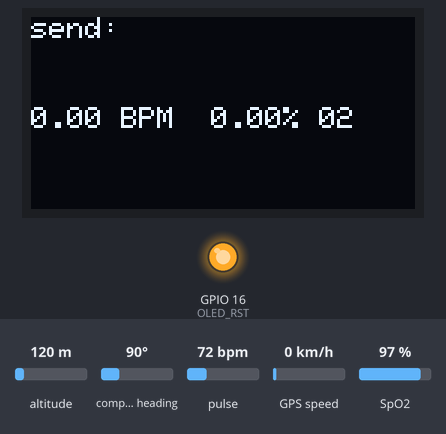
Recording of a program running on a simulated ESP32. Shown: 128×64 one-colour display, output pins drawn as LEDs (lit = HIGH). Inputs (shaded band) come from the test bench; at power-on: pulse 72 bpm, SpO2 97 %, altitude 120 m, compass heading 90°, GPS speed 0 km/h. The GPS gets a fix after 3 s at 37.7749, -122.4194 with 8 satellites; no radio packets arrive unless stated; what the program prints to the serial monitor is not drawn.

Above: at 1.3 s.
1.4 s: pulse set to 42 bpm
At 4.0 s:
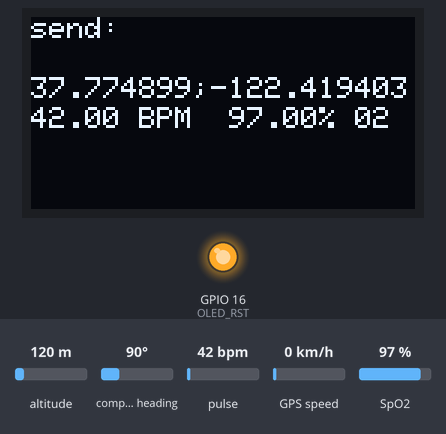
5.2 s: SpO2 set to 80 %
At 6.0 s:
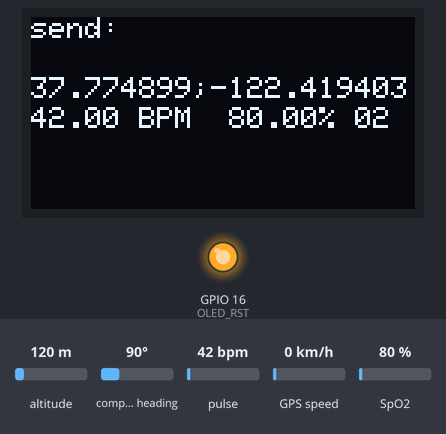
6.8 s: pulse set to 70 bpm
At 7.3 s:
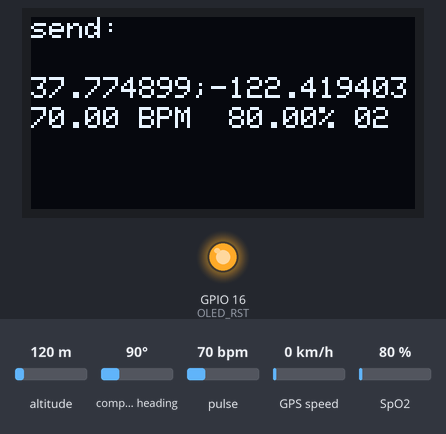
8.3 s: SpO2 set to 85 %
Timing chart, 0 to 10.8 s (numbered marks = the images above; inputs shaded):
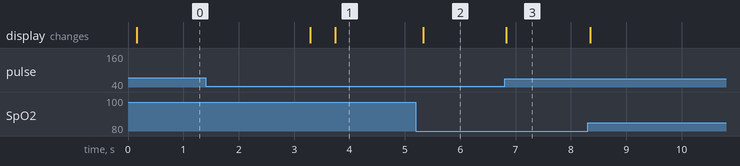

The program:

main.cpp
```cpp
#pragma region Includes
//FreeRTOS
#include <Arduino.h>

//gps
#include <SoftwareSerial.h>
#include <TinyGPS++.h>

//Libraries for LoRa
#include <SPI.h>
#include <LoRa.h>

//Libraries for OLED Display
#include <Wire.h>
#include <Adafruit_GFX.h>
#include <Adafruit_SSD1306.h>

//gps
#include "MAX30100_PulseOximeter.h"
#pragma endregion Includes

#pragma region Defines
// Hartslag
#define REPORTING_PERIOD_MS 2000

//led op bord instellen als led
#define ledPin 14

//define the pins used by the LoRa transciever module
#define SCK 5
#define MISO 19
#define MOSI 27
#define SS 18
#define RST 23
#define DIO0 26

//433E6 for Asia
//866E6 for Europe
//915E6 for North America
#define BAND 866E6

//OLED pins
#define OLED_SDA 21
#define OLED_SCL 22
#define OLED_RST 16
#define SCREEN_WIDTH 128 // OLED display width, in pixels
#define SCREEN_HEIGHT 64 // OLED display height, in pixels
#pragma endregion Defines

#pragma region GlobaleVariabele
// Hartslag meter
PulseOximeter pox;
float BPM{}, SpO2{};
uint32_t tsLastReport{};

// LED
unsigned long previousMil{}; // zijn extended variabelen. ze kunnen tot 32 bits getallen opslagen.
unsigned long currentMil{};  // zijn extended variabelen. ze kunnen tot 32 bits getallen opslagen.
const long wait{200};        //waiting time
int brightness0{};           // Startwaarde Led
int fadecount{15};           // Met hoeveel fade waarde elke keer omhoog gaat
bool toggleLed{true};

//gps
String cor{""};
float glat{};
float glng{};
String hart{""};

TinyGPSPlus gps;
SoftwareSerial ss(15, 13);

//packet counter
int counter{};
String LoRaData{""};

Adafruit_SSD1306 display(SCREEN_WIDTH, SCREEN_HEIGHT, &Wire, OLED_RST);

// FreeRTOS
int secondenTussenLedInterval{4};
#pragma endregion GlobaleVariabele

#pragma region FunctiesDefiniatie
// Standaard Arduino functies
void setup();
void loop();

// Helper functies
void loopLedEnMagneet(void *parameter);
void loopHartSlagSensorGpsEnLora(void *parameter);
#pragma endregion FunctiesDefiniatie

void setup()
{
  //initialize Serial Monitor
  Serial.begin(9600);
  ss.begin(9600);

  //reset OLED display via software
  pinMode(OLED_RST, OUTPUT);
  digitalWrite(OLED_RST, LOW);
  delay(20);
  digitalWrite(OLED_RST, HIGH);

  //initialize OLED
  Wire.begin(OLED_SDA, OLED_SCL);
  if (!display.begin(SSD1306_SWITCHCAPVCC, 0x3c, false, false))
  { // Address 0x3C for 128x32
    Serial.println(F("SSD1306 allocation failed"));
    for (;;)
      ; // Don't proceed, loop forever
  }

  display.clearDisplay();
  display.setTextColor(WHITE);
  display.setTextSize(1);
  display.setCursor(0, 0);
  display.print("LORA SENDER ");
  display.display();

  Serial.println("LoRa Sender Test");

  //SPI LoRa pins
  SPI.begin(SCK, MISO, MOSI, SS);
  //setup LoRa transceiver module
  LoRa.setPins(SS, RST, DIO0);

  if (!LoRa.begin(BAND))
  {
    Serial.println("Starting LoRa failed!");
    while (1)
      ;
  }
  Serial.println("LoRa Initializing OK!");
  display.setCursor(0, 10);
  display.print("LoRa Initializing OK!");
  display.display();

  //hartslag setup
  pinMode(19, OUTPUT);

  Serial.print("Initializing Pulse Oximeter..");

  if (!pox.begin())
  {
    Serial.println("FAILED");
    for (;;)
      ;
  }
  else
  {
    Serial.println("SUCCESS");
  }

  // The default current for the IR LED is 50mA and it could be changed by uncommenting the following line.
  pox.setIRLedCurrent(MAX30100_LED_CURR_7_6MA);

  xTaskCreatePinnedToCore(
      loopHartSlagSensorGpsEnLora,
      "loopHartSlagSensorGpsEnLora",
      1024,
      NULL,
      1,
      NULL,
      1);
}

void loop()
{
  xTaskCreatePinnedToCore(
      loopLedEnMagneet,
      "loopLedEnMagneet",
      1024,
      NULL,
      2,
      NULL,
      0);
  vTaskDelay((secondenTussenLedInterval * 1000) / portTICK_PERIOD_MS); // Activeerd de idle state voor x aantal second en gaat dan door.
}

void loopLedEnMagneet(void *parameter)
{
  if (toggleLed)
    digitalWrite(14, LOW);
  else
    digitalWrite(14, HIGH);
  toggleLed = !toggleLed;
  vTaskDelete(NULL); // Deze task wordt maar 1 keer gerund en dan verwijdert.
}

void loopHartSlagSensorGpsEnLora(void *parameter)
{
  for (;;)
  {
    pox.update();
    BPM = pox.getHeartRate();
    SpO2 = pox.getSpO2();
    if (millis() - tsLastReport > REPORTING_PERIOD_MS)
    {
      Serial.print("Heart rate:");
      Serial.print(BPM);
      Serial.print(" bpm / SpO2:");
      Serial.print(SpO2);
      Serial.println(" %");
      tsLastReport = millis();
    }
    hart = String(BPM, 2) + " BPM" + "  " + String(SpO2, 2) + "% 02";

    while (ss.available() > 0)
    {
      gps.encode(ss.read());
      if (gps.location.isUpdated())
      {

        glat = (gps.location.lat());
        glng = (gps.location.lng());

        cor = String(glat, 6) + ";" + String(glng, 6);
        Serial.println(cor);

        LoRa.beginPacket();
        LoRa.print(cor);
        LoRa.print(hart);
        LoRa.endPacket();
        Serial.println("data send");
      }
    }
    display.clearDisplay();
    display.setCursor(0, 0);
    display.print("send:");
    display.setCursor(0, 20);
    display.print(cor);
    display.setCursor(0, 30);
    display.print(hart);
    display.display();
  }

  vTaskDelete(NULL); // Dit wordt nooit uitgevoerd omdat de lus hierboven oneindig is, maar je weet maar nooit.
}
```

Measured:
- after the input at 5.2 s, the display: changes after 0.13 s (image 2)
- after the input at 6.8 s, the display: changes at once (image 3)
